Frame 1 (no input): blank canvas, image omitted
Frame 60 (the mouse pressed at the canvas centre just before this capture): blank canvas, image omitted
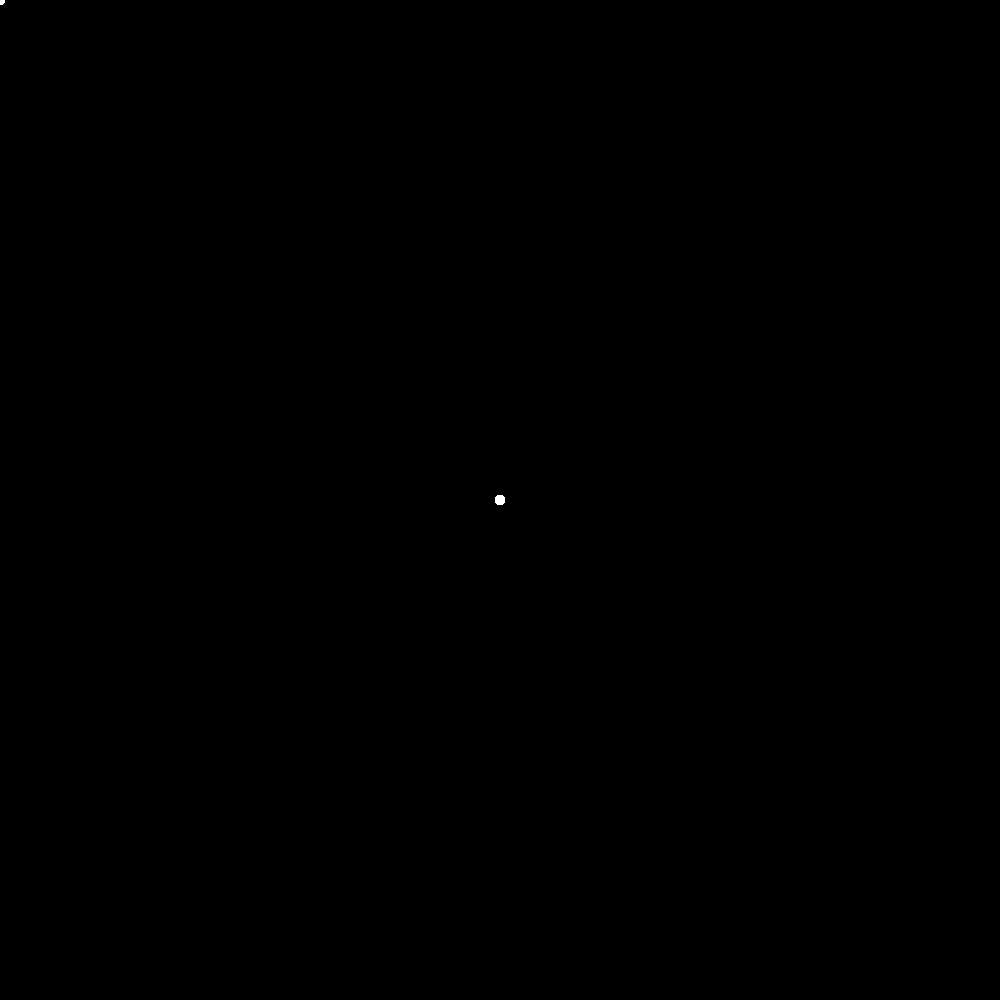
Frame 120 (the mouse held since frame 60 and released just before this capture)

The Processing sketch whose frames 1 and 60 were blank and that drew this single picture after the mouse press (run headless with seeded random() and noise(); from frame 60 on, the mouse is pressed at the canvas centre):

// Processing sketch: exercice_4_victor
// ── exercice_4_victor.pde
float r = 10;

void setup() {
  background(0,0,0);
  size(1000,1000);
 }

void draw() {
noStroke();
  noCursor();
  ellipse (mouseX, mouseY,r,r);
} 

void mousePressed() {
  if (mouseButton == LEFT) 
  fill(random ( 0,255),random ( 0,255),random ( 0,255));
 }

void mouseDragged () {
  r = r + 10;
  

if (r == 100) {
  r = 10;
  
}
}
